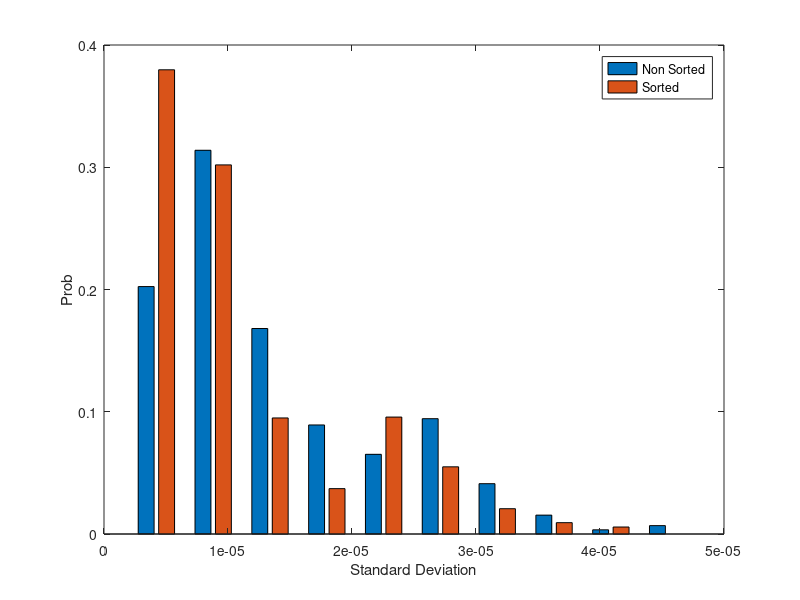
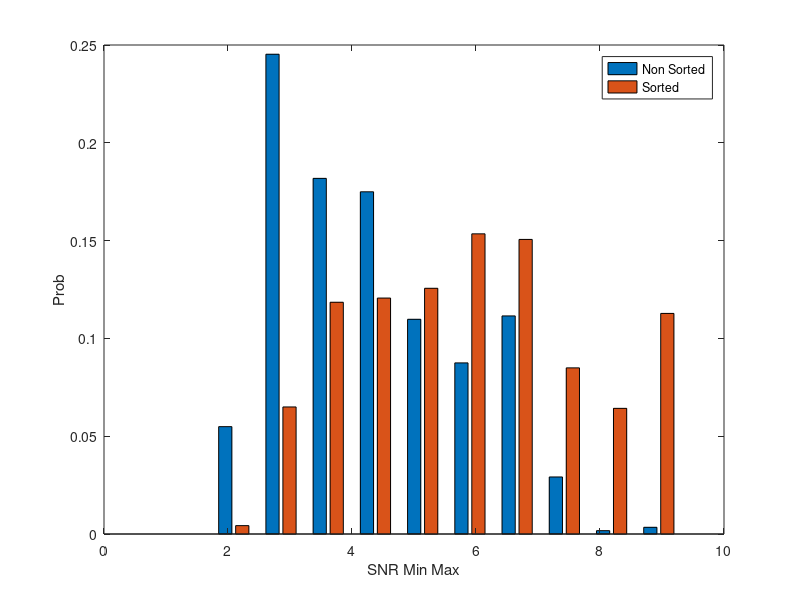
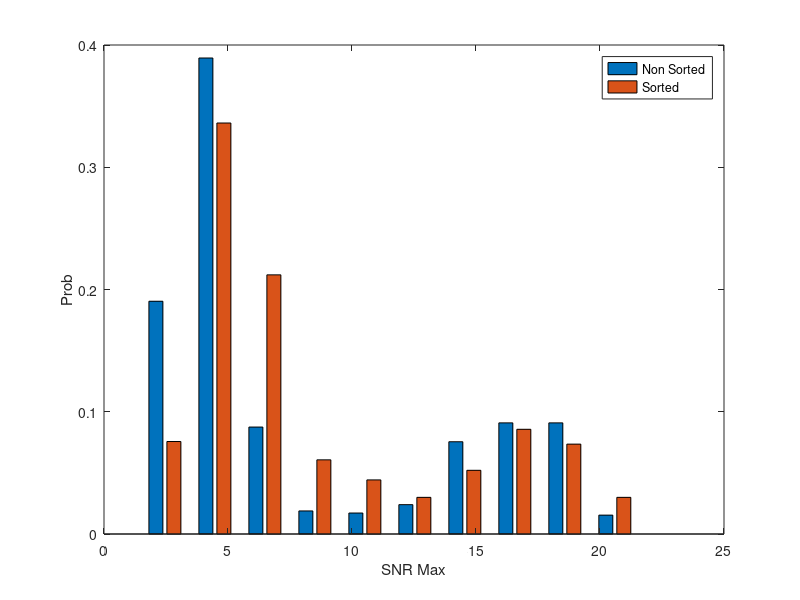
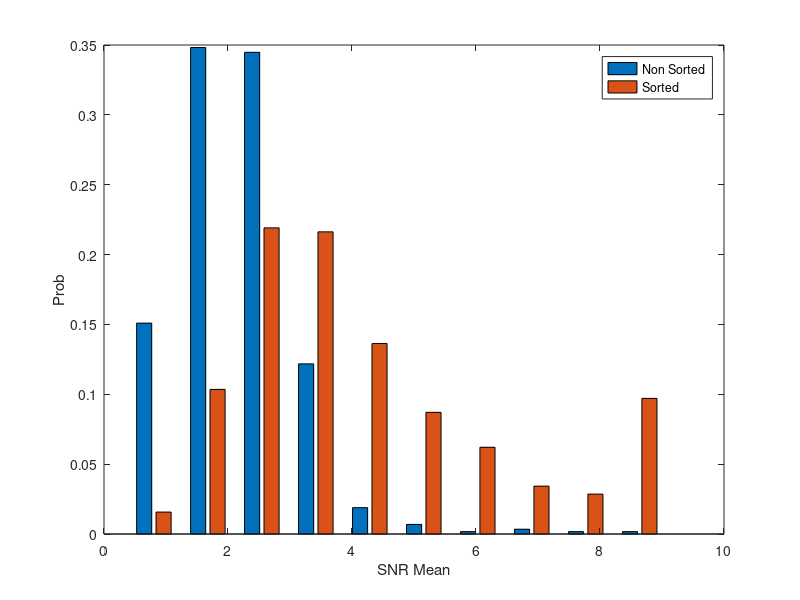

MATLAB code for these plots, in order:
% Load all meanSnips and calculate the SNR...


% First store the information for the multi unit data
load meanSnipsNS.mat
nUnits = length(allNames);

sdMultiUnits = zeros(1, nUnits);
snrMinMaxMultiUnits = zeros(1, nUnits);
snrMaxMultiUnits = zeros(1, nUnits);
snrMeanMultiUnits = zeros(1, nUnits);


for i = 1:nUnits
    
    maxVal = max(allMeanSnips(i,:));
    maxInd = find(allMeanSnips(i,:) == maxVal);
    minVal = min(allMeanSnips(i,:));
    minInd = find(allMeanSnips(i,:) == minVal);
    
    sdMultiUnits(i) = mean(allSdSnips(i,:));
    snrMinMaxMultiUnits(i) = (maxVal-minVal)./sqrt((allSdSnips(i,maxInd).^2 + allSdSnips(i,minInd).^2)/2);
    
    if abs(maxVal) > abs(minVal)
        snrMaxMultiUnits(i) = abs(maxVal)./allSdSnips(i,maxInd);
    else
        snrMaxMultiUnits(i) = abs(minVal)./allSdSnips(i,minInd);
    end
    
    snrMeanMultiUnits(i) = mean(allMeanSnips(i,:).^2)./mean(allSdSnips(i,:).^2);
    
    
end



% Load the spike sorted data and find other variables data
load meanSnipsAll.mat
nUnits = length(allNames);

sdSingleUnits = zeros(1, nUnits);
snrMinMaxSingleUnits = zeros(1, nUnits);
snrMaxSingleUnits = zeros(1, nUnits);
snrMeanSingleUnits = zeros(1, nUnits);


for i = 1:nUnits
    
    maxVal = max(allMeanSnips(i,:));
    maxInd = find(allMeanSnips(i,:) == maxVal);
    minVal = min(allMeanSnips(i,:));
    minInd = find(allMeanSnips(i,:) == minVal);
    
    sdSingleUnits(i) = mean(allSdSnips(i,:));
    snrMinMaxSingleUnits(i) = (maxVal-minVal)./sqrt((allSdSnips(i,maxInd).^2 + allSdSnips(i,minInd).^2)/2);
    
    if abs(maxVal) > abs(minVal)
        snrMaxSingleUnits(i) = abs(maxVal)./allSdSnips(i,maxInd);
    else
        snrMaxSingleUnits(i) = abs(minVal)./allSdSnips(i,minInd);
    end
    
    snrMeanSingleUnits(i) = mean(allMeanSnips(i,:).^2)./mean(allSdSnips(i,:).^2);
    
    
end



% Single vs Multi unit histogram
figure(1);
[nvalsMulti, xvalsMulti] = hist(sdMultiUnits);
[nvalsSingle] = hist(sdSingleUnits, xvalsMulti);

bar(xvalsMulti, [nvalsMulti'./sum(nvalsMulti), nvalsSingle'./sum(nvalsSingle)]);
ylabel('Prob');
xlabel('Standard Deviation');
legend('Non Sorted', 'Sorted');



figure(2);
[nvalsMulti, xvalsMulti] = hist(snrMinMaxMultiUnits);
[nvalsSingle] = hist(snrMinMaxSingleUnits, xvalsMulti);


bar(xvalsMulti, [nvalsMulti'./sum(nvalsMulti), nvalsSingle'./sum(nvalsSingle)]);
ylabel('Prob');
xlabel('SNR Min Max');
legend('Non Sorted', 'Sorted');

figure(3);
[nvalsMulti, xvalsMulti] = hist(snrMaxMultiUnits);
[nvalsSingle] = hist(snrMaxSingleUnits, xvalsMulti);


bar(xvalsMulti, [nvalsMulti'./sum(nvalsMulti), nvalsSingle'./sum(nvalsSingle) ]);
ylabel('Prob');
xlabel('SNR Max');
legend('Non Sorted', 'Sorted');

figure(4);
[nvalsMulti, xvalsMulti] = hist(snrMeanMultiUnits);
[nvalsSingle] = hist(snrMeanSingleUnits, xvalsMulti);


bar(xvalsMulti, [nvalsMulti'./sum(nvalsMulti), nvalsSingle'./sum(nvalsSingle) ]);
ylabel('Prob');
xlabel('SNR Mean');
legend('Non Sorted', 'Sorted');

% Print out some summary results.
nG5MultiUnit = length(find(snrMinMaxMultiUnits > 5));
nG5SingleUnit = length(find(snrMinMaxSingleUnits > 5 ));

fprintf(1, 'Number of non sorted units with Min Max SNR > 5 %d/%d or %.1f%% \n', nG5MultiUnit, length(snrMinMaxMultiUnits), ...
    100.0*nG5MultiUnit/length(snrMinMaxMultiUnits) );
fprintf(1, 'Number of sorted units with Min Max SNR > 5 %d/%d or %.1f%% \n', nG5SingleUnit, length(snrMinMaxSingleUnits), ...
    100.0*nG5SingleUnit/length(snrMinMaxSingleUnits) );


